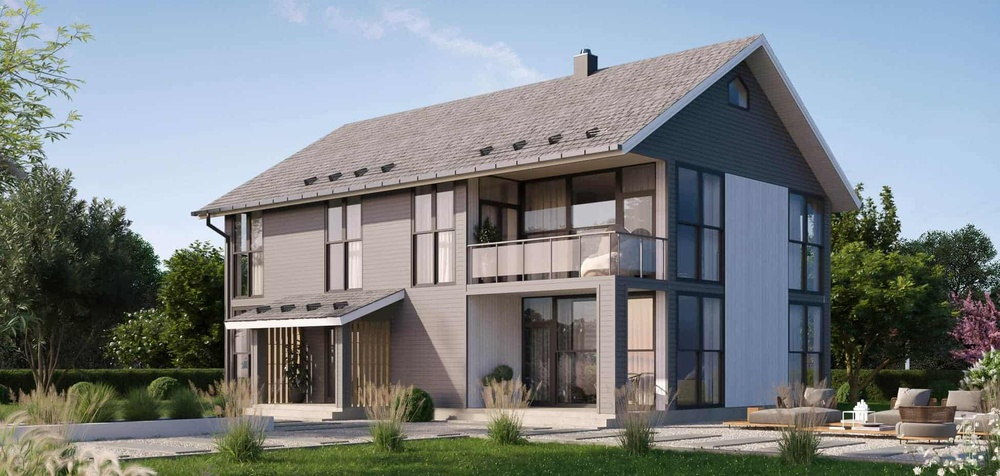
#> input picture SingleCORE/Canny Edge Algorithm/house.jpg, 1000 x 476 px, shrunk from 1950 x 928 before the run
$ python LaplacianEdgeDetector.py   (older library calls are emulated)
#> lines starting #> are read from the running program, lines starting #| are printed output that depends on the picture
import cv2
import matplotlib.pyplot as plt

# Open the image
img = cv2.imread('house.jpg')
#> img is the input picture: shape (476, 1000, 3); mean B, G, R 133.5, 131.3, 125.9

# Apply gray scale
gray_img = cv2.cvtColor(img, cv2.COLOR_BGR2GRAY)
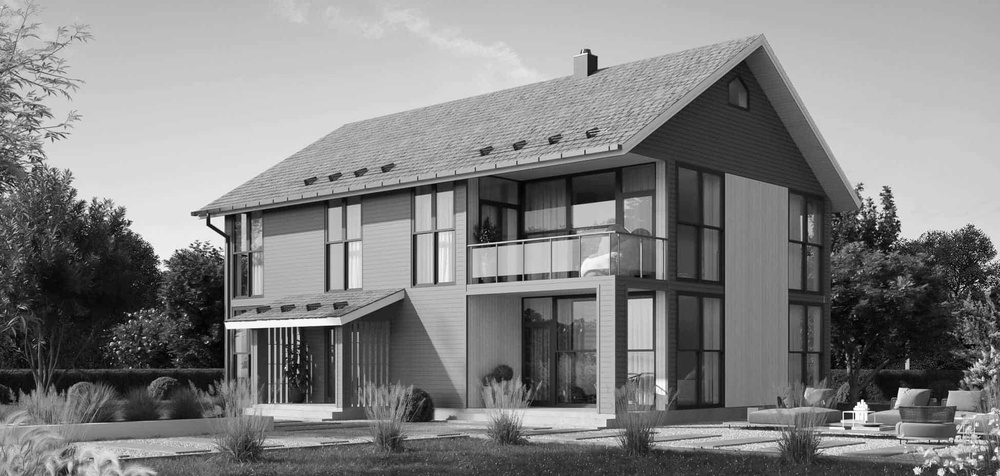
#> gray_img: shape (476, 1000); min 0, max 255, mean 129.9

# Apply gaussian blur
blur_img = cv2.GaussianBlur(gray_img, (3, 3), 0)

# Positive Laplacian Operator
laplacian = cv2.Laplacian(blur_img, cv2.CV_64F)
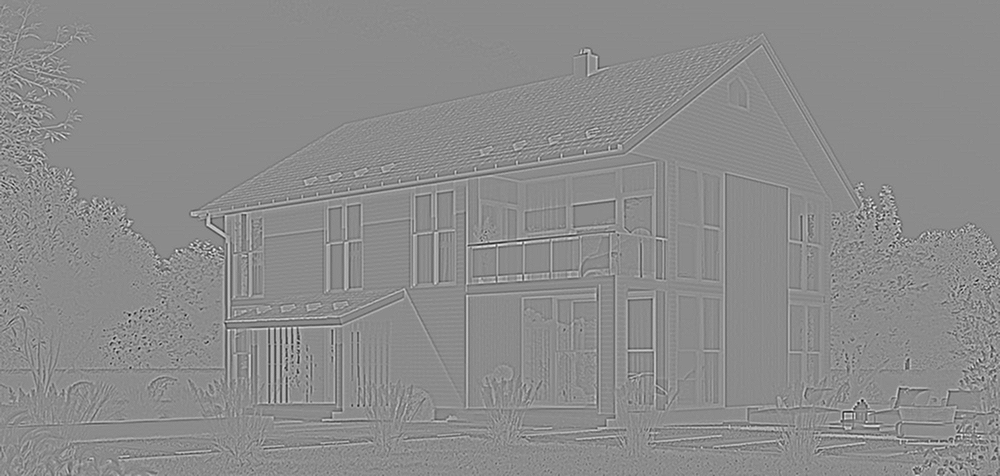
#> laplacian: shape (476, 1000) float64; min -148, max 122, mean 0; drawn with min black and max white

plt.figure()
plt.title('LaplacianHouse')
plt.imsave('laplacian_house.jpg', laplacian, cmap='gray')
plt.imshow(laplacian, cmap='gray')
plt.show()
